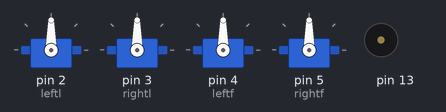
The sketch below on a simulated Arduino Uno, built with avr-gcc and run on an emulated ATmega328P. On the bench: 4 × servo, buzzer (waves = sounding). What the sketch prints to the serial monitor is not drawn.

Above: at 9.1 s.
Timing chart, 0 to 40.0 s (numbered marks = the images above):
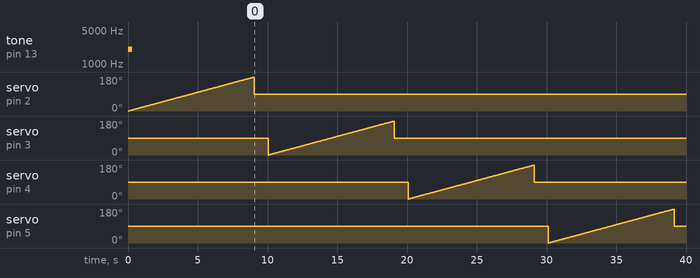

Measured:
- by itself, tone on pin 13: silent → 2000 Hz at 0.00 s, → silent 0.30 s later
- by itself, servo on pin 2 (leftl): rises from 0° to 179° in 8.9 s, then falls to 90° in 0.05 s

The sketch:

otto_test.ino
```cpp
/* oTTo DIY is a great project that use a 3D pronted robot to teach coding to the kids.
* You can see all the information about oTTo to the oTTo official page: https://www.ottodiy.com
*
* With this code you can test the servos and the buzzer. Also you can mount all the servoc properly.
*/

// include the Servo library
#include <Servo.h>
#include "pitches.h"

Servo leftl;  // create a servo object
Servo leftf;  // create a servo object
Servo rightf;  // create a servo object
Servo rightl;  // create a servo object
int pause (1000);

// notes in the melody:
int melody[] = {
  NOTE_C4, NOTE_G3, NOTE_G3, NOTE_A3, NOTE_G3, 0, NOTE_B3, NOTE_C4
};

// note durations: 4 = quarter note, 8 = eighth note, etc.:
int noteDurations[] = {
  4, 8, 8, 4, 4, 4, 4, 4
};


void setup() {
  tone(13, 2000, 300);
  leftl.attach(2);
  rightl.attach(3);
  leftf.attach(4);
  rightf.attach(5);
  Serial.begin(9600);
  Serial.println("Ready to test !");

}

void loop() {
  Serial.print("Left leg degree: ");
  for (int i = 0; i < 180; i++) {
    leftl.write(i);
    delay(50);
    Serial.print(i);
  }
  leftl.write(90);
  Serial.println();
  Serial.println("DONE");
  delay(pause);

  Serial.print("Right leg degree: ");
  for (int i = 0; i < 180; i++) {
    rightl.write(i);
    delay(50);
    Serial.print(i);
  }
  rightl.write(90);
  Serial.println();
  Serial.println("DONE");
  delay(pause);

  Serial.print("Left foot degree: ");
  for (int i = 0; i < 180; i++) {
    leftf.write(i);
    delay(50);
    Serial.print(i);
  }
  leftf.write(90);
  Serial.println();
  Serial.println("DONE");
  delay(pause);

  Serial.print("Right foot degree: ");
  for (int i = 0; i < 180; i++) {
    rightf.write(i);
    delay(50);
    Serial.print(i);
  }
  rightf.write(90);
  Serial.println();
  Serial.println("DONE");
  delay(pause);
  delay(2000);
  Serial.println("FINISH TEST!");
  sound();
  while (true){}

}

void sound(){
      // iterate over the notes of the melody:
  for (int thisNote = 0; thisNote < 8; thisNote++) {

    int noteDuration = 1000 / noteDurations[thisNote];
    tone(13, melody[thisNote], noteDuration);

    int pauseBetweenNotes = noteDuration * 1.30;
    delay(pauseBetweenNotes);
    // stop the tone playing:
    noTone(8);
    }
}
```

pitches.h
```cpp
/*************************************************
 * Public Constants
 *************************************************/

#define NOTE_B0  31
#define NOTE_C1  33
#define NOTE_CS1 35
#define NOTE_D1  37
#define NOTE_DS1 39
#define NOTE_E1  41
#define NOTE_F1  44
#define NOTE_FS1 46
#define NOTE_G1  49
#define NOTE_GS1 52
#define NOTE_A1  55
#define NOTE_AS1 58
#define NOTE_B1  62
#define NOTE_C2  65
#define NOTE_CS2 69
#define NOTE_D2  73
#define NOTE_DS2 78
#define NOTE_E2  82
#define NOTE_F2  87
#define NOTE_FS2 93
#define NOTE_G2  98
#define NOTE_GS2 104
#define NOTE_A2  110
#define NOTE_AS2 117
#define NOTE_B2  123
#define NOTE_C3  131
#define NOTE_CS3 139
#define NOTE_D3  147
#define NOTE_DS3 156
#define NOTE_E3  165
#define NOTE_F3  175
#define NOTE_FS3 185
#define NOTE_G3  196
#define NOTE_GS3 208
#define NOTE_A3  220
#define NOTE_AS3 233
#define NOTE_B3  247
#define NOTE_C4  262
#define NOTE_CS4 277
#define NOTE_D4  294
#define NOTE_DS4 311
#define NOTE_E4  330
#define NOTE_F4  349
#define NOTE_FS4 370
#define NOTE_G4  392
#define NOTE_GS4 415
#define NOTE_A4  440
#define NOTE_AS4 466
#define NOTE_B4  494
#define NOTE_C5  523
#define NOTE_CS5 554
#define NOTE_D5  587
#define NOTE_DS5 622
#define NOTE_E5  659
#define NOTE_F5  698
#define NOTE_FS5 740
#define NOTE_G5  784
#define NOTE_GS5 831
#define NOTE_A5  880
#define NOTE_AS5 932
#define NOTE_B5  988
#define NOTE_C6  1047
#define NOTE_CS6 1109
#define NOTE_D6  1175
#define NOTE_DS6 1245
#define NOTE_E6  1319
#define NOTE_F6  1397
#define NOTE_FS6 1480
#define NOTE_G6  1568
#define NOTE_GS6 1661
#define NOTE_A6  1760
#define NOTE_AS6 1865
#define NOTE_B6  1976
#define NOTE_C7  2093
#define NOTE_CS7 2217
#define NOTE_D7  2349
#define NOTE_DS7 2489
#define NOTE_E7  2637
#define NOTE_F7  2794
#define NOTE_FS7 2960
#define NOTE_G7  3136
#define NOTE_GS7 3322
#define NOTE_A7  3520
#define NOTE_AS7 3729
#define NOTE_B7  3951
#define NOTE_C8  4186
#define NOTE_CS8 4435
#define NOTE_D8  4699
#define NOTE_DS8 4978
```
